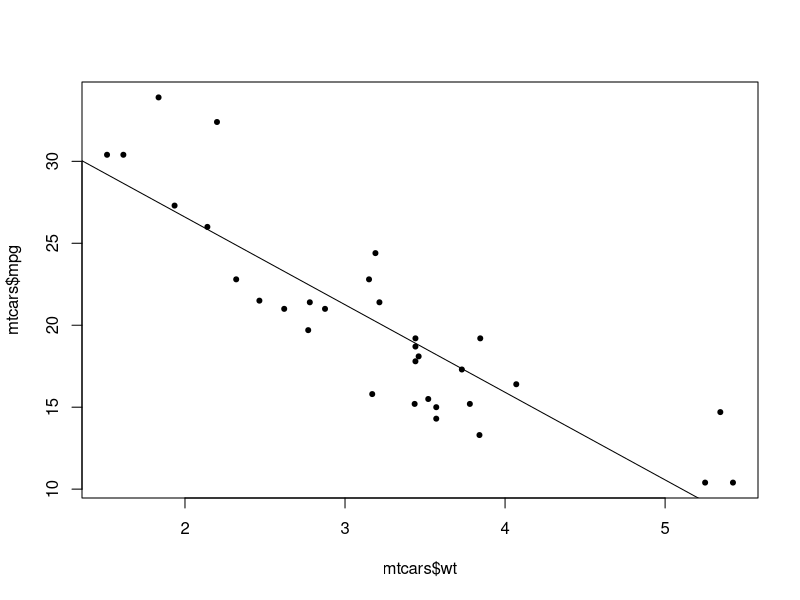
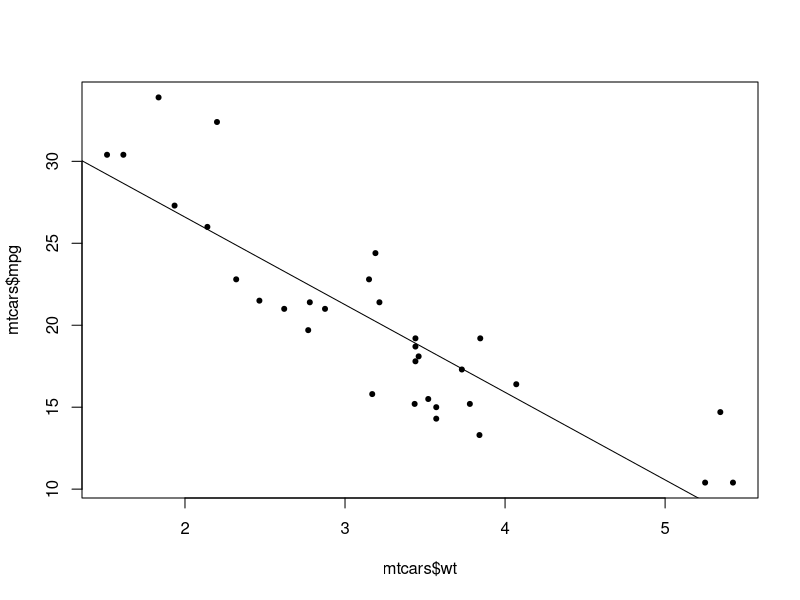

Recreate these plots in R, in order.
###################################
###################################
########                   ########
########   Data Science 3  ########
########       Lab 6       ######## 
########  21st Nov. 2023    ########
########                   ########
###################################
###################################


# Welcome to lab number 6. Today we'll be learning a few more 
# R/general programming concepts before moving onto lecture examples

########################################
####    Boolean logic, continued    ####
########################################

# the main logic operators in R are as follows:
# the NOT operator, !, turns TRUE into FALSE and vice versa
!TRUE
!FALSE
# the AND operator, &, returns TRUE only if elements on both sides of the operator are TRUE
1==1 & 2==1
# the inclusive OR operator, |, returns TRUE if EITHER of the elements are TRUE
1==1 | 2==1

# there is no operator for exclusive OR, but there is a function, xor()
xor(1==1 , 2==2)

# 1.1 
# mtcars is a database of cars with several variables such as horsepower, weight, number of cylinders etc.
data(mtcars)
head(mtcars)
# Using indexing (square brackets) and the & operator, write a line of code
# that selects only the rows of mtcars with at least 6 cylinders (mtcars$cyl >= 6) and horsepower of at least 110 (mtcars$hp >= 110). Remember to include all the columns.

### 1.2
# Now select only those rows with either high efficiency (miles per gallon (mpg) of at least 25) or low weight (wt <= 2.5)

#############################
####    If statements    ####
#############################

# The if() function will execute everything after it, either on the same line or in {} brackets,
# only if there is a TRUE boolean statement within the parentheses
x <- 5
if(x > 3) print ('This statement is true')
if(x-4==1){
  new_object <- c('this','statement','is','also','true')
  print(new_object)
}

### 2.1
# Write a function called probe, that takes two arguments, n and w.
# The function should return a character vector of length n, consisting of 'Water' and 'Land', sampled with probability w. (so probability of sampling 'Water' is w)
# If the p argument is not numeric, or if it is not between 0 and 1, the function should return the following message:
# "Please input a probability between 0 and 1"


# After the if statement we can put an else statement:
if(x-4>1){
  new_object <- c('this','statement','is','also','true')
  print(new_object)
}else{
  print('This is untrue')
}

# A simplified version of if()else is the following:
ifelse(x/2==7,print('Definitely true'),print('categorically false'))

##################################
####    Paste and strsplit    ####
##################################

# paste() and strsplit() can be used to join and separate
# character objects (strings), respectively. For example:

paste('Hello','world!', sep='_')
strsplit('Hello to you too. /My name is Ed.', split='/')

# You'll notice that strsplit returns a list. This allows us to vectorise the function:
strsplit(rownames(mtcars),split=' ')


#####################
####    Loops    ####
#####################

# Loops are algorithms that repeat a procedure over and over until they are instructed to stop.
# There are two main kinds:
# FOR loops iterate over a predetermined set (vector, list, etc)
fruits <- c('apple','banana', 'pineapple','mango','orange')
for(i in fruits){
  print(paste('My favourite fruit is',i,sep=': '))
}

useless_function <- function(n){
  for (i in 1:n){
    print(paste0(i,'. This number is: ', c('even','odd')[i%%2 +1]))
  }
}
useless_function(7)

### 4.1 
data(iris)

# Write a for loop that iterates over the column names of the iris dataset and print each together with the number of characters in the column name in parenthesis. Example output: Sepal.Length (12). To get the number of characters use the function nchar().

# Next, WHILE loops continue to loop until the boolean statment in the defining parentheses, e.g.
x <- 0
while(x<100){
  print(x)
  x <- x+sample(1:20,1)
}

### 4.2 How many numbers do you need in the sequence 1*2*3*4*5*... before the product exceeds 10 million?
# Use a while loop to get the answer

###################################
####    Linear models intro    ####
###################################

# We can run an OLS linear model using lm()
# Inside the lm and other model functions we use formulas
# Formulas have the dependent variable on the left and the independent (predictor) variables on the right with a ~ in between
# Lets run a bivariate regression of car weight (in 1000 pounds/500 kg) on miles per gallon (1mpg = 1km/L)
model <- lm(mtcars$mpg ~ mtcars$wt)
summary(model)
plot(mtcars$wt,mtcars$mpg,pch=20)>abline(model)
### 5.1
# What does the Estimate for the (Intercept) number represent?
plot(mtcars$wt,mtcars$mpg,pch=20)>abline(model)
### 5.2
# What does the Estimate for the mtcars$wt number represent?
#This estimate represent the predicted change in fuel efficiency associated with a 1 unit cahnge in weight. (1000lbs change in weigth).

### 5.3 
# Is the relationship between these two variables positive or negative? Why do you think that might be?
#It is negative because bigger cars use more energy.
### 5.4 What is the predicted average efficiency in miles per gallon of a 4000 pound (2000kg) car?

37.2851 + (-5.3445) *4
#15.9071
# Let's transform the independent variable:
mtcars$wt_centred <- mtcars$wt - mean(mtcars$wt)

### 5.5
# compare the mean and variance of the new variable with the untransformed variable. What do you notice?

#mean is zero but the variance is the same


### 5.6
# Run a new regression with new independent variable
# What do you notice about the estimates?
# What is the interpretation of the (Intercept) estimate in this regression?
model2 <- lm(mtcars$mpg ~ mtcars$wt_centred)
summary(model2)

#The slope stays the same but the intercept changes

# The intercept represents the predicted fuel efficiency for a car pof average weight 
### 5.7
# Run the following code:
y <- mtcars$mpg
x <- cbind(1,mtcars$wt)
mtcars

# A couple of functions for you to know:
# t() returns the transpose of any matrix
# solve() returns the inverse of any (invertible) matrix
# %*% is matrix multiplication
# with that in mind try to code the following expression in R:
# (x'x)^(-1) * (x'y)
# where ' means the transpose
# Run the code you have written. What do you find?



